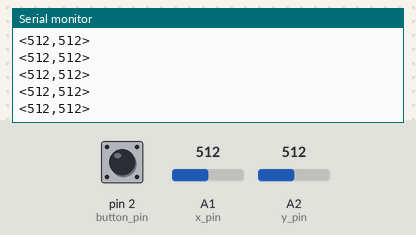
Bench run of a sketch on a simulated Arduino Uno, built with avr-gcc and run on an emulated ATmega328P. Shown: the last lines printed to the serial monitor. Inputs (shaded band) come from the test bench; at power-on: pin 2 (button_pin) HIGH, A1 (x_pin) = 512, A2 (y_pin) = 512.

Above: at 1.2 s.
1.3 s: pin 2 (button_pin) pulled LOW for 0.15 s
2.9 s: A1 (x_pin) set to 716
At 2.92 s:
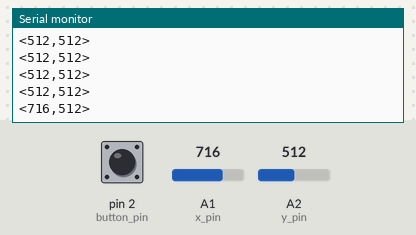
4.4 s: A2 (y_pin) set to 716
At 4.43 s:
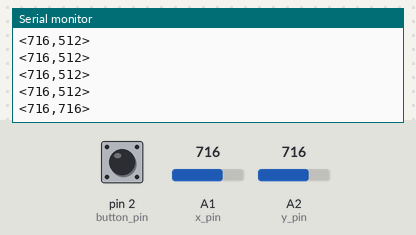
5.9 s: A1 (x_pin) set to 900
At 5.93 s:
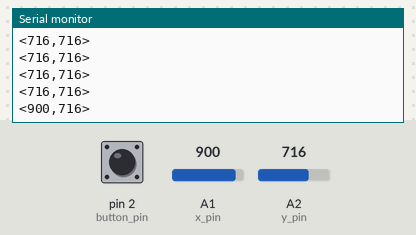
7.4 s: A2 (y_pin) set to 900
At 7.44 s:
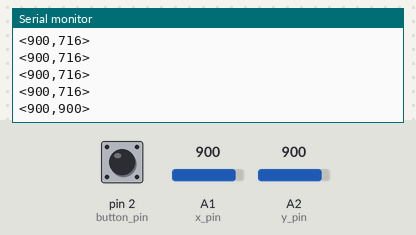
Timing chart, 0 to 9.9 s (numbered marks = the images above; inputs shaded):
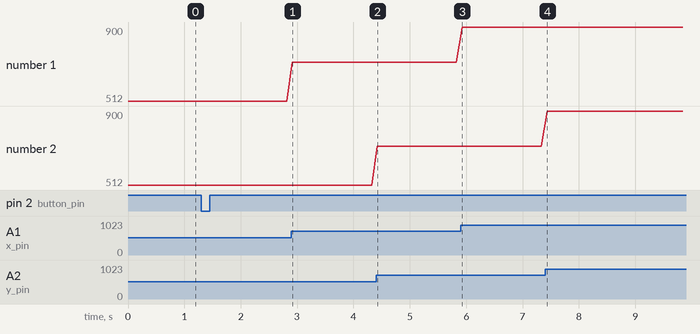

The sketch:

analog_stick_controller.ino
```cpp
//Reads potentiometer output from analog stick on defined pins
//Sends the data over serial line in a custom format.

//pinouts
int x_pin = A1;
int y_pin = A2;
int button_pin = 2;

int INTERVAL = 100;

char buffer[3];

int x;
int y;

void setup() {
  Serial.begin(19200);
  pinMode(x_pin, INPUT);
  pinMode(y_pin, INPUT);

  // interrupt for pressing a button
  pinMode(button_pin, INPUT_PULLUP);
  attachInterrupt(digitalPinToInterrupt(button_pin), button_press, HIGH);
}

void loop() {
  x = analogRead(x_pin);
  y = analogRead(y_pin);

  sprintf (buffer, "<%i,%i>", x, y);
  Serial.println(buffer);
  delay(INTERVAL);
}

void button_press(){
  // arbitrary code to be recognized by receiver
  Serial.println("+");
  delay(100);
  loop();
}
```

Measured:
- after the input at 2.9 s, the serial monitor: prints a new line at once (image 1)
- after the input at 4.4 s, the serial monitor: prints a new line at once (image 2)
- after the input at 5.9 s, the serial monitor: prints a new line at once (image 3)
- after the input at 7.4 s, the serial monitor: prints a new line at once (image 4)
- plotted number 1: 512 → 716 after the input at 2.9 s, 716 → 900 after the input at 5.9 s
